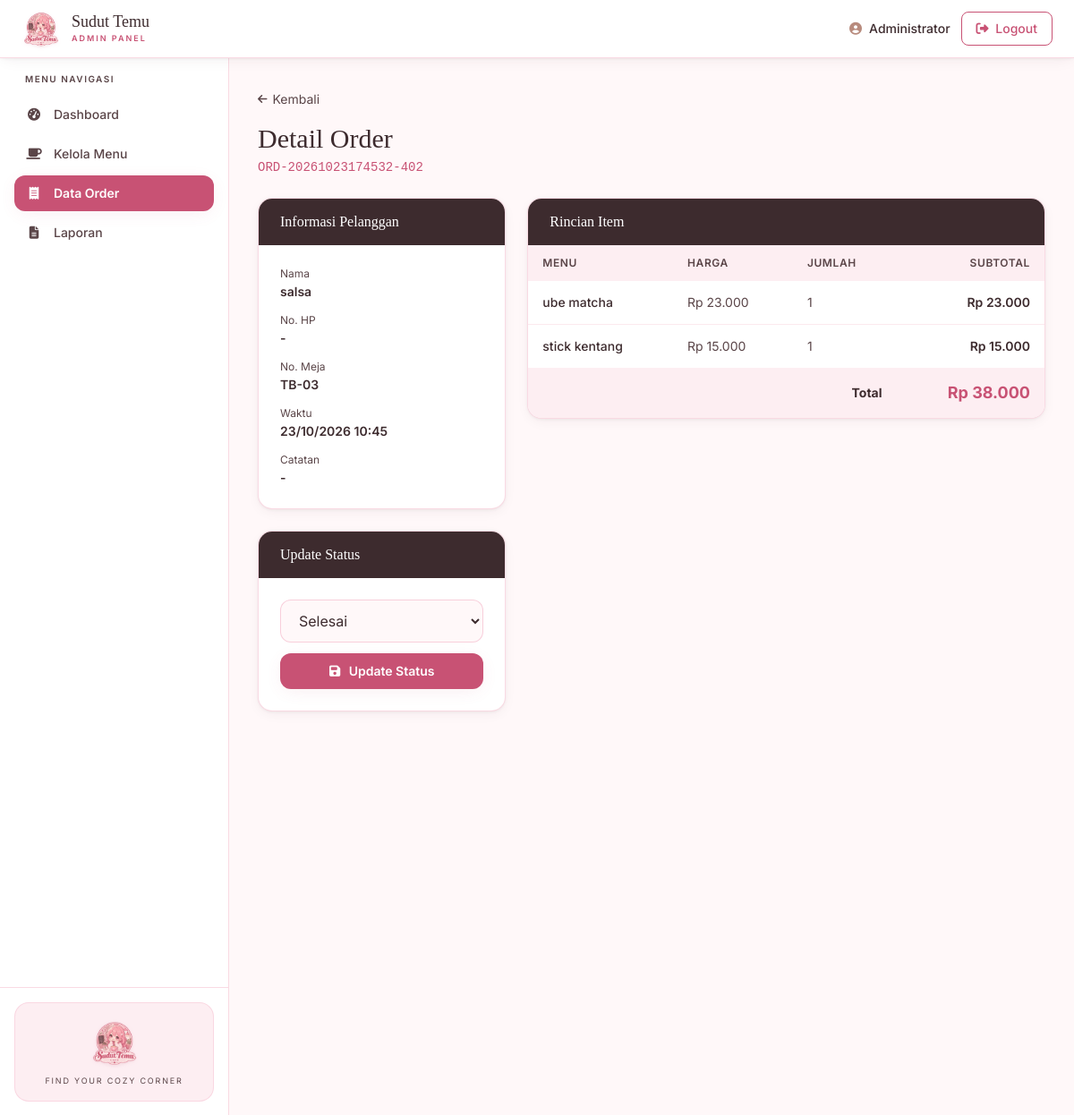
The page /admin/order_detail.php?id=1 (signed in) on the database its author committed.
### tables this page shows
CREATE TABLE `orders` (
  `id` int(11) UNSIGNED NOT NULL,
  `kode_order` varchar(30) NOT NULL,
  `pelanggan_id` int(11) UNSIGNED NOT NULL,
  `no_meja` varchar(10) NOT NULL,
  `total_harga` decimal(14,2) NOT NULL DEFAULT 0.00,
  `status` enum('pending','diproses','selesai','dibatalkan') NOT NULL DEFAULT 'pending',
  `catatan` text DEFAULT NULL,
  `waktu_order` timestamp NOT NULL DEFAULT current_timestamp()
);

CREATE TABLE `pelanggan` (
  `id` int(11) UNSIGNED NOT NULL,
  `nama` varchar(100) NOT NULL,
  `no_meja` varchar(10) NOT NULL,
  `no_hp` varchar(20) DEFAULT NULL,
  `waktu_datang` timestamp NOT NULL DEFAULT current_timestamp()
);

CREATE TABLE `order_detail` (
  `id` int(11) UNSIGNED NOT NULL,
  `order_id` int(11) UNSIGNED NOT NULL,
  `menu_id` int(11) UNSIGNED NOT NULL,
  `nama_menu` varchar(100) NOT NULL,
  `harga` decimal(12,2) NOT NULL DEFAULT 0.00,
  `jumlah` int(11) NOT NULL DEFAULT 1,
  `subtotal` decimal(14,2) NOT NULL DEFAULT 0.00
);

### config/koneksi.php (called while the page is built, shortened)
<?php
function rupiah($angka) {
    return "Rp " . number_format((float)$angka, 0, ',', '.');
}

### admin/order_detail.php (the view, shortened to what this page needs)
<?php
require_once '../config/koneksi.php';
$id = (int)($_GET['id'] ?? 0);
include '../includes/header.php';
include '../includes/admin_navbar.php';
$o = mysqli_fetch_assoc(mysqli_query($koneksi, "SELECT o.*, p.nama, p.no_hp FROM orders o JOIN pelanggan p ON o.pelanggan_id = p.id WHERE o.id = $id"));
$qd = mysqli_query($koneksi, "SELECT * FROM order_detail WHERE order_id = $id");
?>
<div class="flex min-h-[calc(100vh-4rem)] flex-1">
    <?php include '../includes/admin_sidebar.php'; ?>
    <main class="flex-1 p-4 md:p-8">
        <a href="<?= BASE_URL; ?>admin/order.php" class="inline-flex items-center gap-1.5 text-sm text-charcoal-soft hover:text-primary transition mb-4">
            <i class="fa-solid fa-arrow-left text-xs"></i> Kembali
        </a>
        <div class="mb-6">
            <h1 class="font-display text-3xl text-charcoal">Detail Order</h1>
            <p class="font-mono text-sm text-primary mt-1"><?= htmlspecialchars($o['kode_order']); ?></p>
        </div>
        <div class="grid grid-cols-1 lg:grid-cols-3 gap-6">
            <div class="lg:col-span-1 space-y-6">
                <div class="bg-white rounded-2xl border border-secondary/50 shadow-card overflow-hidden">
                    <div class="bg-charcoal px-6 py-3.5">
                        <h2 class="font-display text-base text-white">Informasi Pelanggan</h2>
                    </div>
                    <div class="p-6 space-y-3.5 text-sm">
                        <div><p class="text-charcoal-soft text-xs mb-0.5">Nama</p><p class="font-semibold text-charcoal"><?= htmlspecialchars($o['nama']); ?></p></div>
                        <div><p class="text-charcoal-soft text-xs mb-0.5">No. HP</p><p class="font-semibold text-charcoal"><?= htmlspecialchars($o['no_hp'] ?: '-'); ?></p></div>
                        <div><p class="text-charcoal-soft text-xs mb-0.5">No. Meja</p><p class="font-semibold text-charcoal"><?= htmlspecialchars($o['no_meja']); ?></p></div>
                        <div><p class="text-charcoal-soft text-xs mb-0.5">Waktu</p><p class="font-semibold text-charcoal"><?= date('d/m/Y H:i', strtotime($o['waktu_order'])); ?></p></div>
                        <div><p class="text-charcoal-soft text-xs mb-0.5">Catatan</p><p class="font-semibold text-charcoal"><?= htmlspecialchars($o['catatan'] ?: '-'); ?></p></div>
                    </div>
                </div>
                <div class="bg-white rounded-2xl border border-secondary/50 shadow-card overflow-hidden">
                    <div class="bg-charcoal px-6 py-3.5">
                        <h2 class="font-display text-base text-white">Update Status</h2>
                    </div>
                    <form method="POST" class="p-6">
                        <select name="status" class="w-full px-4 py-3 rounded-xl border border-secondary/60 bg-cream text-charcoal focus:border-primary focus:ring-2 focus:ring-primary/15 transition mb-3">
                            <option value="selesai" <?= $o['status']==='selesai'?'selected':''; ?>>Selesai</option>
                        </select>
                        <button class="w-full py-2.5 rounded-xl bg-primary text-white font-semibold text-sm hover:bg-primary-dark transition shadow-soft">
                            <i class="fa-solid fa-floppy-disk mr-1.5"></i> Update Status
                        </button>
                    </form>
                </div>
            </div>
            <div class="lg:col-span-2">
                <div class="bg-white rounded-2xl border border-secondary/50 shadow-card overflow-hidden">
                    <div class="bg-charcoal px-6 py-3.5">
                        <h2 class="font-display text-base text-white">Rincian Item</h2>
                    </div>
                    <div class="overflow-x-auto">
                        <table class="w-full text-sm">
                            <thead class="bg-blush text-charcoal-soft text-left">
                                <tr>
                                    <th class="px-4 py-3 font-semibold text-xs uppercase tracking-wider">Menu</th>
                                    <th class="px-4 py-3 font-semibold text-xs uppercase tracking-wider">Harga</th>
                                    <th class="px-4 py-3 font-semibold text-xs uppercase tracking-wider">Jumlah</th>
                                    <th class="px-4 py-3 font-semibold text-xs uppercase tracking-wider text-right">Subtotal</th>
                                </tr>
                            </thead>
                            <tbody class="divide-y divide-secondary/30">
                                <?php while ($d = mysqli_fetch_assoc($qd)): ?>
                                <tr>
                                    <td class="px-4 py-3.5 font-medium text-charcoal"><?= htmlspecialchars($d['nama_menu']); ?></td>
                                    <td class="px-4 py-3.5 text-charcoal-soft"><?= rupiah($d['harga']); ?></td>
                                    <td class="px-4 py-3.5 text-charcoal-soft"><?= $d['jumlah']; ?></td>
                                    <td class="px-4 py-3.5 text-right font-semibold text-charcoal"><?= rupiah($d['subtotal']); ?></td>
                                </tr>
                                <?php endwhile; ?>
                            </tbody>
                            <tfoot class="bg-blush">
                                <tr>
                                    <th colspan="3" class="px-4 py-3.5 text-right text-sm text-charcoal">Total</th>
                                    <th class="px-4 py-3.5 text-right text-lg text-primary"><?= rupiah($o['total_harga']); ?></th>
                                </tr>
                            </tfoot>
                        </table>
                    </div>
                </div>
            </div>
        </div>
    </main>
</div>
<?php include '../includes/footer.php'; ?>

### includes/header.php (style rules this page uses)
html { scroll-behavior: smooth; }
body { background-color: #FFF8F9; color: #3D2B2E; font-family: 'Inter', sans-serif; -webkit-font-smoothing: antialiased; }
.font-display { font-family: 'Playfair Display', serif; }

### rows shown on the page
orders: kode_order "ORD-20261023174532-402", pelanggan.nama "salsa", pelanggan.no_hp "-", no_meja "TB-03", waktu_order "23/10/2026 10:45", catatan "-", status "Selesai", total_harga "Rp 38.000"
order_detail: nama_menu "ube matcha", harga "Rp 23.000", jumlah "1", subtotal "Rp 23.000"
order_detail: nama_menu "stick kentang", harga "Rp 15.000", jumlah "1", subtotal "Rp 15.000"

### other values the page prints
$_SESSION['admin_nama'] "Administrator"
